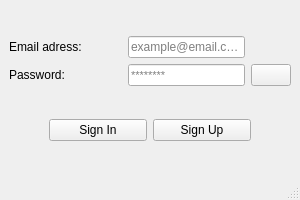
<?xml version="1.0" encoding="UTF-8"?>
<ui version="4.0">
 <class>MainWindow</class>
 <widget class="QMainWindow" name="MainWindow">
  <property name="geometry">
   <rect>
    <x>0</x>
    <y>0</y>
    <width>300</width>
    <height>200</height>
   </rect>
  </property>
  <property name="minimumSize">
   <size>
    <width>300</width>
    <height>200</height>
   </size>
  </property>
  <property name="maximumSize">
   <size>
    <width>300</width>
    <height>200</height>
   </size>
  </property>
  <property name="windowTitle">
   <string>MainWindow</string>
  </property>
  <widget class="QWidget" name="centralwidget">
   <layout class="QGridLayout" name="gridLayout_3">
    <item row="0" column="0">
     <layout class="QGridLayout" name="gridLayout_2">
      <item row="0" column="0">
       <widget class="QLabel" name="label">
        <property name="text">
         <string>Email adress:</string>
        </property>
       </widget>
      </item>
      <item row="0" column="1">
       <spacer name="horizontalSpacer_4">
        <property name="orientation">
         <enum>Qt::Horizontal</enum>
        </property>
        <property name="sizeType">
         <enum>QSizePolicy::Minimum</enum>
        </property>
        <property name="sizeHint" stdset="0">
         <size>
          <width>40</width>
          <height>20</height>
         </size>
        </property>
       </spacer>
      </item>
      <item row="0" column="2">
       <widget class="QLineEdit" name="lineEdit">
        <property name="maximumSize">
         <size>
          <width>300</width>
          <height>16777215</height>
         </size>
        </property>
        <property name="placeholderText">
         <string>example@email.com</string>
        </property>
       </widget>
      </item>
      <item row="1" column="0">
       <widget class="QLabel" name="label_2">
        <property name="text">
         <string>Password:</string>
        </property>
       </widget>
      </item>
      <item row="1" column="1">
       <spacer name="horizontalSpacer_3">
        <property name="orientation">
         <enum>Qt::Horizontal</enum>
        </property>
        <property name="sizeType">
         <enum>QSizePolicy::Minimum</enum>
        </property>
        <property name="sizeHint" stdset="0">
         <size>
          <width>40</width>
          <height>20</height>
         </size>
        </property>
       </spacer>
      </item>
      <item row="1" column="2">
       <widget class="QLineEdit" name="lineEdit_2">
        <property name="sizePolicy">
         <sizepolicy hsizetype="Expanding" vsizetype="Ignored">
          <horstretch>0</horstretch>
          <verstretch>0</verstretch>
         </sizepolicy>
        </property>
        <property name="font">
         <font>
          <pointsize>8</pointsize>
          <strikeout>false</strikeout>
          <stylestrategy>PreferDefault</stylestrategy>
          <kerning>true</kerning>
         </font>
        </property>
        <property name="cursor">
         <cursorShape>IBeamCursor</cursorShape>
        </property>
        <property name="echoMode">
         <enum>QLineEdit::Password</enum>
        </property>
        <property name="placeholderText">
         <string>********</string>
        </property>
       </widget>
      </item>
      <item row="1" column="3">
       <widget class="QPushButton" name="pushButton_3">
        <property name="text">
         <string/>
        </property>
        <property name="icon">
         <iconset>
          <normaloff>../Next_project/assets/view.png</normaloff>../Next_project/assets/view.png</iconset>
        </property>
       </widget>
      </item>
     </layout>
    </item>
    <item row="1" column="0">
     <layout class="QGridLayout" name="gridLayout">
      <item row="0" column="2">
       <widget class="QPushButton" name="pushButton_2">
        <property name="text">
         <string>Sign Up</string>
        </property>
       </widget>
      </item>
      <item row="0" column="3">
       <spacer name="horizontalSpacer_2">
        <property name="orientation">
         <enum>Qt::Horizontal</enum>
        </property>
        <property name="sizeType">
         <enum>QSizePolicy::Minimum</enum>
        </property>
        <property name="sizeHint" stdset="0">
         <size>
          <width>40</width>
          <height>20</height>
         </size>
        </property>
       </spacer>
      </item>
      <item row="0" column="1">
       <widget class="QPushButton" name="pushButton">
        <property name="styleSheet">
         <string notr="true">QpushButton{
	border-radius:10px;
	color:rgb(0, 0, 0);
	background-color: rgb(201, 255, 233);
}</string>
        </property>
        <property name="text">
         <string>Sign In</string>
        </property>
       </widget>
      </item>
      <item row="0" column="0">
       <spacer name="horizontalSpacer">
        <property name="orientation">
         <enum>Qt::Horizontal</enum>
        </property>
        <property name="sizeType">
         <enum>QSizePolicy::Minimum</enum>
        </property>
        <property name="sizeHint" stdset="0">
         <size>
          <width>40</width>
          <height>20</height>
         </size>
        </property>
       </spacer>
      </item>
     </layout>
    </item>
   </layout>
  </widget>
  <widget class="QMenuBar" name="menubar">
   <property name="geometry">
    <rect>
     <x>0</x>
     <y>0</y>
     <width>300</width>
     <height>18</height>
    </rect>
   </property>
  </widget>
  <widget class="QStatusBar" name="statusbar"/>
 </widget>
 <resources/>
 <connections/>
</ui>
